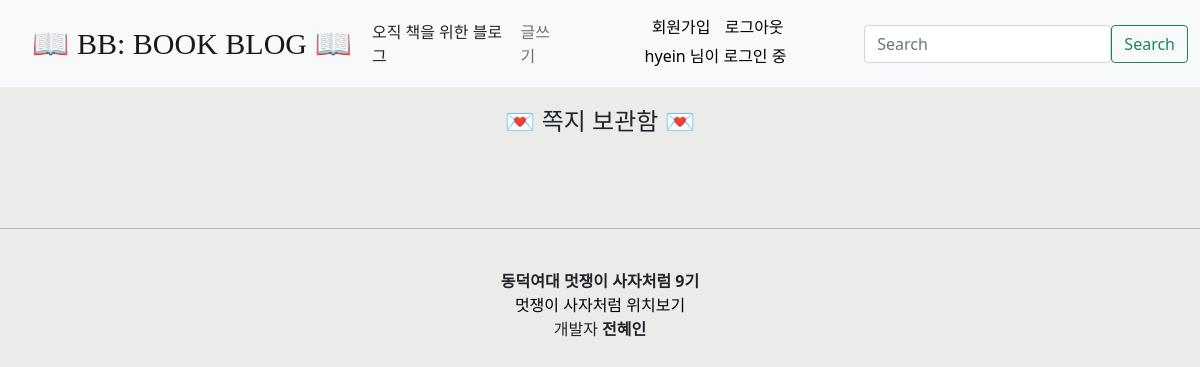
Before: /chatting/chat_received (signed in) with the older database file.
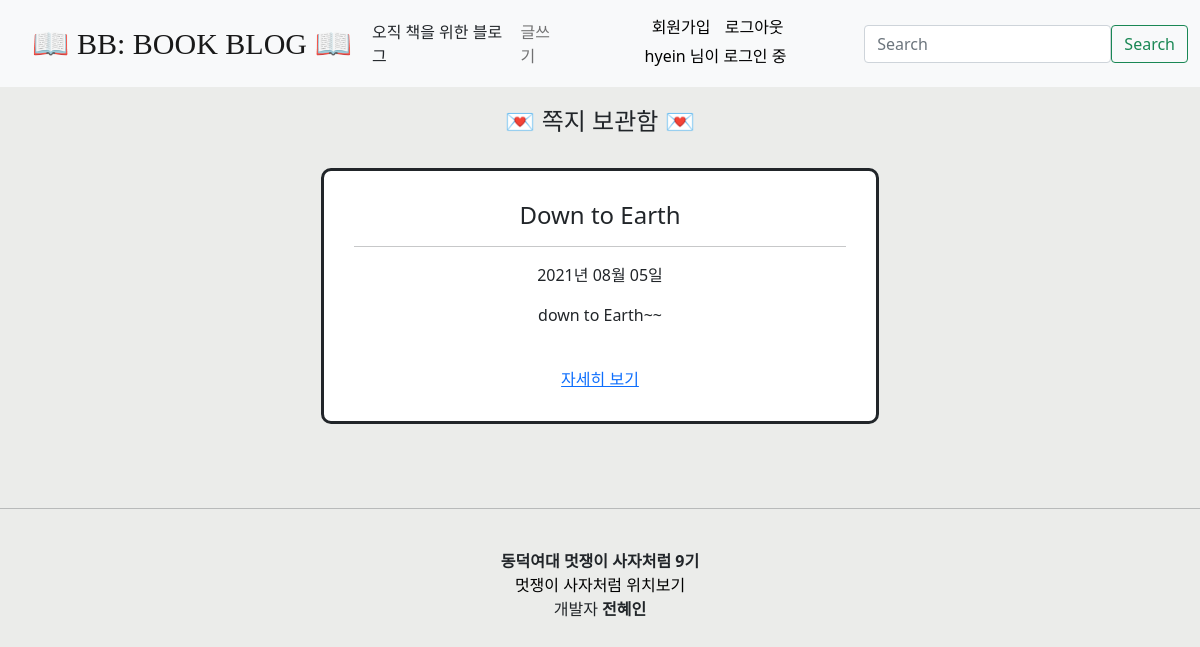
After: the same page with the newer database file.
### chatting/models.py (models this page shows, shortened)
class Message(models.Model):
    title = models.CharField(max_length=200)
    receiver = models.CharField(max_length=100)
    sender = models.CharField(max_length=100)
    pub_date = models.DateTimeField('date published')
    body = models.TextField()
    def summary(self):
        return self.body[:100]

### chatting/views.py (the view)
# urls.py: path('chat_received', receive_message, name='chat_received'),
def receive_message(request):
    chats = Message.objects.filter( receiver = request.user ) #DB에서 내가 받은것만 필터링
    return render(request, "chat_received.html", {'chats':chats})

### chatting/templates/chat_received.html (shortened to what this page needs)
{% extends 'base.html' %}
{% block content %}
<h4> 💌 쪽지 보관함 💌 </h4>
<br>
{% for chat in chats.all %}
<div class="container2">
        <h4>{{ chat.title }}</h4>
        <hr>
        <p>{{ chat.pub_date | date:"Y년 m월 d일" }}</p>
        <p>{{ chat.summary }}</p>
        <br>
        <a href="{% url 'chat_detail' chat.id %}"> 자세히 보기</a>
</div>
<br>
{% endfor %}
{% endblock %}

Changed rows visible on the page:
added Message: title "Down to Earth", pub_date "2021년 08월 05일", summary "down to Earth~~"
